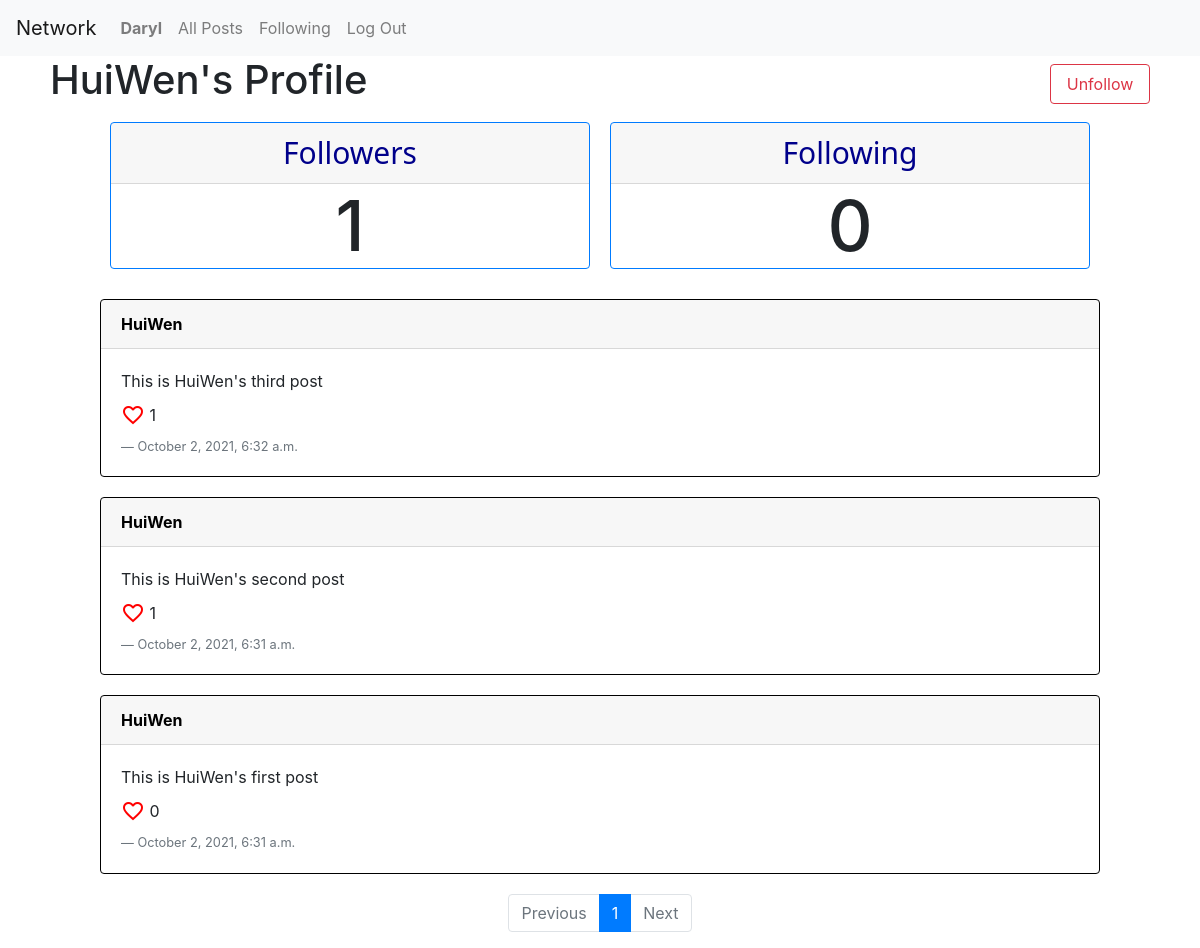
The page /profile/HuiWen (signed in) on the database its author committed.
### network/models.py (models this page shows, shortened)
class User(AbstractUser):
    like = models.ManyToManyField('Post', blank=True, related_name='likes')
    following = models.ManyToManyField('User', blank=True, related_name='followers')

class Post(models.Model):
    content = models.CharField(max_length=1000)
    user = models.ForeignKey(User, on_delete=CASCADE, related_name='posts')
    timestamp = models.DateTimeField(auto_now=True)

### network/views.py (the view)
# urls.py: path("profile/<str:profile_user>", views.profile, name="profile"),
@login_required(login_url='login')
def profile(request, profile_user):
    profile_user = get_object_or_404(User, username = profile_user)
    posts = Post.objects.filter(user = profile_user).order_by("-timestamp")
    posts = Paginator(posts, CONTENT_PER_PAGE)
    page_num = request.GET.get('page')
    page_obj = posts.get_page(page_num)
    return render(request, "network/profile.html", {
        'page_obj': page_obj,
        'profile_user': profile_user
    })

### network/templates/network/profile.html (shortened to what this page needs)
{% extends 'network/layout.html' %}
{% block body %}
    {% if user.is_authenticated %}
        <div class="profile-container">
            {% if user == profile_user %}
                <h1 class="profile-name">Your Profile</h1>
            {% else %}
                <h1 class="profile-name">{{ profile_user }}'s Profile</h1>
                {% if profile_user not in user.following.all %}
                    <button class="btn btn-outline-success follow-button" data-info="{{ profile_user.id }}">Follow</button>
                {% else %}
                    <button class="btn btn-outline-danger follow-button" data-info="{{ profile_user.id }}">Unfollow</button>
                {% endif %}
            {% endif %}
        </div>
        <div class="profile-top-container">
            <div class="card border-primary profile-inner-container">
                <div class="card-body profile-info-container">
                    <h5 class="card-header profile-info-title">Followers</h5>
                    <div class="profile-count-container">
                        <h1 class="card-text profile-info-count followers">{{ profile_user.followers.all.count }}</h1>
                    </div>
                </div>
            </div>
            <div class="card border-primary profile-inner-container">
                <div class="card-body profile-info-container">
                    <h5 class="card-header profile-info-title">Following</h5>
                    <div class="profile-count-container">
                        <h1 class="card-text profile-info-count following">{{ profile_user.following.count }}</h1>
                    </div>
                </div>
            </div>
        </div>
        {% if page_obj %}
            {% include 'network/postList.html' %}
        {% endif %}
    {% endif %}
{% endblock %}

### network/templates/network/layout.html (shortened to what this page needs)
{% load static %}
<!DOCTYPE html>
<html lang="en">
    <head>
        <link rel="stylesheet" href="https://stackpath.bootstrapcdn.com/bootstrap/4.4.1/css/bootstrap.min.css">
        <link href="{% static 'network/styles.css' %}" rel="stylesheet">
    </head>
    <body>
        <nav class="navbar navbar-expand-lg navbar-light bg-light">
            <a class="navbar-brand" href="{% url 'index' %}">Network</a>
            <div>
              <ul class="navbar-nav mr-auto">
                {% if user.is_authenticated %}
                    <li class="nav-item">
                        <a class="nav-link" id="profile" href="{% url 'profile' user %}"><strong>{{ user.username }}</strong></a>
                    </li>
                {% endif %}
                <li class="nav-item">
                  <a class="nav-link" id="all" href="{% url 'index' %}">All Posts</a>
                </li>
                {% if user.is_authenticated %}
                    <li class="nav-item">
                        <a class="nav-link" id="following" href="{% url 'follow' %}">Following</a>
                    </li>
                    <li class="nav-item">
                        <a class="nav-link" href="{% url 'logout' %}">Log Out</a>
                    </li>
                {% endif %}
              </ul>
            </div>
          </nav>
        <div class="body">
            {% block body %}
            {% endblock %}
        </div>
    </body>
</html>

### network/templates/network/postList.html (shortened to what this page needs)
<div id="postList-view">
    <div class="post-container">
        {% for post in page_obj.object_list %}
            <div class="card post-object">
                <a class="card-header post-user" href="{% url 'profile' post.user %}"><strong>{{ post.user }}</strong></a>
                <div class="card-body post-lower">
                    <div class="post-edit-edited">
                        <div class="post-content-edit-div">
                            <p class="post-content card-text">{{ post.content }}</p>
                        </div>
                    </div>
                    <div class="post-likes">
                        <span class="material-icons like-button" style="color: red;" data-info="{{ post.id }}">
                        </span>&nbsp;
                        <span class="post-likes-num" id="{{ post.id }}">{{ post.likes.count }}</span>
                    </div>
                    <p class="post-timestamp blockquote-footer">{{ post.timestamp| date:"F j, Y, P" }}</p>
                </div>
            </div>
        {% endfor %}
    </div>
    <nav aria-label="Page navigation example">
        <ul class="pagination justify-content-center">
            {% if page_obj.has_previous %}
                <li class="page-item"><a class="page-link" href="?page={{ page_obj.previous_page_number }}">Previous</a></li>
            {% elif not page_obj.has_previous %}
                <li class="page-item disabled"><a class="page-link" tabindex="-1" aria-disabled="true">Previous</a></li>
            {% endif %}
            {% for p in page_obj.paginator.page_range %}
                {% if p == page_obj.number %}
                    <li class="page-item active" aria-current="page"><span class="page-link">{{ p }}</span></li>
                {% else %}
                    <li class="page-item"><a class="page-link" href="?page={{ p }}">{{ p }}</a></li>
                {% endif %}
            {% endfor %}
            {% if page_obj.has_next %}
                <li class="page-item"><a class="page-link" href="?page={{ page_obj.next_page_number }}">Next</a></li>
            {% elif not page_obj.has_next %}
                <li class="page-item disabled"><a class="page-link" tabindex="-1" aria-disabled="true">Next</a></li>
            {% endif %}
        </ul>
    </nav>
</div>

### network/static/network/styles.css (style rules this page uses)
.post-object { border: 1px solid black; margin: 20px 100px; }
.post-likes { display: flex; align-items: center; margin: 10px 0; }
.post-timestamp { margin: 0; }
.post-user { color: black; }
.profile-top-container { display: grid; grid-template-columns: 1fr 1fr; margin: 0 100px; }
.profile-inner-container { margin: 10px; justify-self: stretch; }
.profile-info-container { padding: 0; }
.profile-info-title { text-align: center; font-size: 30px; font-family: 'Segoe UI', sans-serif; color: darkblue; }
.profile-count-container { display: flex; align-items:center; justify-content: center; }
.profile-info-count { text-align: center; font-size: 70px; }
.profile-container { display: grid; grid-template-columns: 3fr 1fr; margin: 0 50px; }
.profile-name { justify-self: flex-start; align-self: center; }
.follow-button { justify-self: flex-end; align-self: center; width: 100px; height: 40px; }

### rows shown on the page
User: username "Daryl"
User: username "HuiWen", followers.all.count "1", following.count "0"
Post: user "HuiWen", content "This is HuiWen's third post", likes.count "1", timestamp "October 2, 2021, 6:32 a.m."
Post: user "HuiWen", content "This is HuiWen's second post", likes.count "1", timestamp "October 2, 2021, 6:31 a.m."
Post: user "HuiWen", content "This is HuiWen's first post", likes.count "0", timestamp "October 2, 2021, 6:31 a.m."

### other values the page prints
{{ p }} "1"
